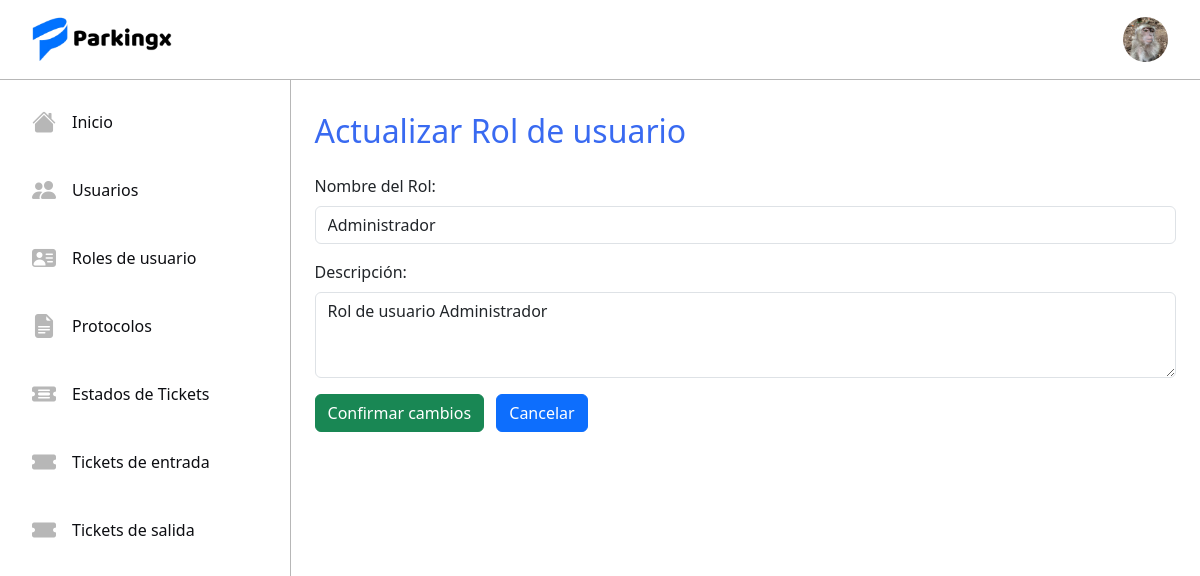
Page /updaterol/2/ (signed in) on the committed database.
### tickets/models.py (models this page shows, shortened)
class Usuario(AbstractUser):
    name = models.CharField(max_length=50)
    last_name = models.CharField(max_length=50)
    rut = models.CharField(max_length=10)
    email = models.EmailField(max_length=254, unique=True)
    rol = models.ForeignKey(Rol, on_delete=models.RESTRICT)
    avatar = models.ImageField(upload_to='avatars', blank=True, null=True)

class Rol(models.Model):
    name = models.CharField(max_length=50)
    description = models.TextField()

### tickets/views.py (the view, shortened to what this page needs)
# urls.py: path('updaterol/<int:pk>/', UpdateRol.as_view(), name='updaterol'),
class UpdateRol(UpdateView):
    model = Rol
    form_class = RolForm
    template_name = 'tickets/roles/roluser_update.html'
    success_url = reverse_lazy('listrol')

### tickets/forms.py
class RolForm(forms.ModelForm):
    class Meta:
        model = Rol
        fields = ['name', 'description']
        labels = {
            'name': 'Nombre del Rol',
            'description': 'Descripción'
        }
        widgets = {
            'name': forms.TextInput(attrs={'class': 'form-control mt-2'}),
            'description': forms.Textarea(attrs={'class': 'form-control mt-2', 'rows': 3}),
        }

### tickets/templates/tickets/roles/roluser_update.html (shortened to what this page needs)
{% extends 'tickets/base.html' %}
{% block content %}
  <div class="p-4">
    <h2 class="my-2 blue-sys">Actualizar Rol de usuario</h2>
    <form method="POST" class="d-flex gap-3 row mt-4">
      {{ form.as_p }}
      <div class="btn-form">
        <button type="submit" class="btn btn-success">Confirmar cambios</button>
        <a href="{% url 'listrol' %}" class="btn btn-primary mx-2">Cancelar</a>
      </div>
    </form>
  </div>
{% endblock %}

### tickets/templates/tickets/base.html (shortened to what this page needs)
<!DOCTYPE html>
<html lang="en">
<head>
    <link href="https://cdn.jsdelivr.net/npm/bootstrap@5.3.3/dist/css/bootstrap.min.css" rel="stylesheet">
    <link rel="stylesheet" href="https://cdn.jsdelivr.net/npm/bootstrap-icons@1.11.3/font/bootstrap-icons.min.css">
    {% load static %}
    {% load static %}
    <link rel="stylesheet" href="{% static 'tickets/css/styles.css' %}">
    <link rel="stylesheet" href="{% static 'tickets/css/login.css' %}">
</head>
<body>
    <nav class="navbar bg-body-tertiary">
        <div class="container-fluid">
            <img src="{% static 'tickets/img/Logo.png' %}" class="icon-project" alt="">
            {% if request.user.is_authenticated %}
            {% if request.user.avatar %}
            <img src="{{ request.user.avatar.url }}" alt="" class="avatar" id="avatar">
            {% else %}
            <img src="{% static 'tickets/img/defaultavatar.png' %}" alt="" class="avatar" id="avatar">
            {% endif %}
            {% else %}
            <a href="{% url 'login' %}" class="btn btn-primary">Iniciar sesión</a>
            {% endif %}
        </div>
    </nav>
    <div class="d-flex">
        <div class="sidebar">
            <ul class="nav menu flex-column">
                <li class="nav-item">
                    <a class="option nav-link" href="{% url 'home' %}">
                        <i class="bi bi-house-fill menu-icon"></i>
                        <p class="option-text">Inicio</p>
                    </a>
                </li>
                {% if request.user.rol.name == 'root' or request.user.rol.name == 'Administrador' %}
                <li class="nav-item">
                    <a class="option nav-link" href="{% url 'userlist' %}">
                        <i class="bi bi-people-fill menu-icon"></i>
                        <p class="option-text">Usuarios</p>
                    </a>
                </li>
                <li class="nav-item">
                    <a class="option nav-link" href="{% url 'listrol' %}">
                        <i class="bi bi-person-vcard-fill menu-icon"></i>
                        <p class="option-text">Roles de usuario</p>
                    </a>
                </li>
                <li class="nav-item">
                    <a class="option nav-link" href="{% url 'protocolos' %}">
                        <i class="bi bi-file-earmark-text-fill menu-icon"></i>
                        <p class="option-text">Protocolos</p>
                    </a>
                </li>
                <li class="nav-item">
                    <a class="option nav-link" href="{% url 'statelist' %}">
                        <i class="bi bi-ticket-detailed-fill menu-icon"></i>
                        <p class="option-text">Estados de Tickets</p>
                    </a>
                </li>
                {% endif %}
                {% if request.user.rol.name == 'root' or request.user.rol.name == 'Administrador' or request.user.rol.name == 'Cajero' or request.user.rol.name == 'Portero'%}
                <li class="nav-item">
                    <a class="option nav-link" href="{% url 'ticketE' %}">
                        <i class="bi bi-ticket-fill menu-icon"></i>
                        <p class="option-text">Tickets de entrada</p>
                    </a>
                </li>
                {% if request.user.rol.name != 'Portero' %}
                <li class="nav-item">
                    <a class="option nav-link" href="{% url 'ticketS' %}">
                        <i class="bi bi-ticket-fill menu-icon"></i>
                        <p class="option-text">Tickets de salida</p>
                    </a>
                </li>
                {% endif %}
                {% endif %}
            </ul>
        </div>
        <div class="home-content">
            {% block content %}{% endblock %}
        </div>
    </div>
</body>
    {% load static %}
</html>

### tickets/static/tickets/css/styles.css (style rules this page uses)
:root { --color1: #396af1; --color2: #0d0e12; --color3: #B7B7B7; --color4: #FFFFFF; }
nav { height: 5rem; border-bottom: solid 1px #B7B7B7; background-color: #FFFFFF; }
.bg-body-tertiary { background-color: #FFFFFF !important; }
.blue-sys { color: #396af1; }
.container-fluid { padding: 0 2rem; position: relative; }
.icon-project { width: 9rem; }
.sidebar { width: 20rem; height: 91.5vh; border-right: solid 1px #B7B7B7; }
.nav-link { padding: 0; color: black; transition: .3s; }
.menu { padding: 1rem; gap: 1rem; }
.menu-icon { font-size: 1.5rem; color: #B7B7B7; transition: .3s; }
.option { display: flex; align-items: center; gap: 1rem; padding: .5rem 1rem; border-radius: .5rem; }
.option-text { margin: 0; color: #0d0e12; }
.avatar { width: 45px; height: 45px; border-radius: 50%; cursor: pointer; }
p { margin: 0; }
.home-content { background-color: transparent; height: 91.5vh; width: 83.5%; scroll-behavior: smooth; overflow-y: scroll; }

### rows in the picture
Usuario: user.avatar (picture)
Rol: name "Administrador", description "Rol de usuario Administrador"
